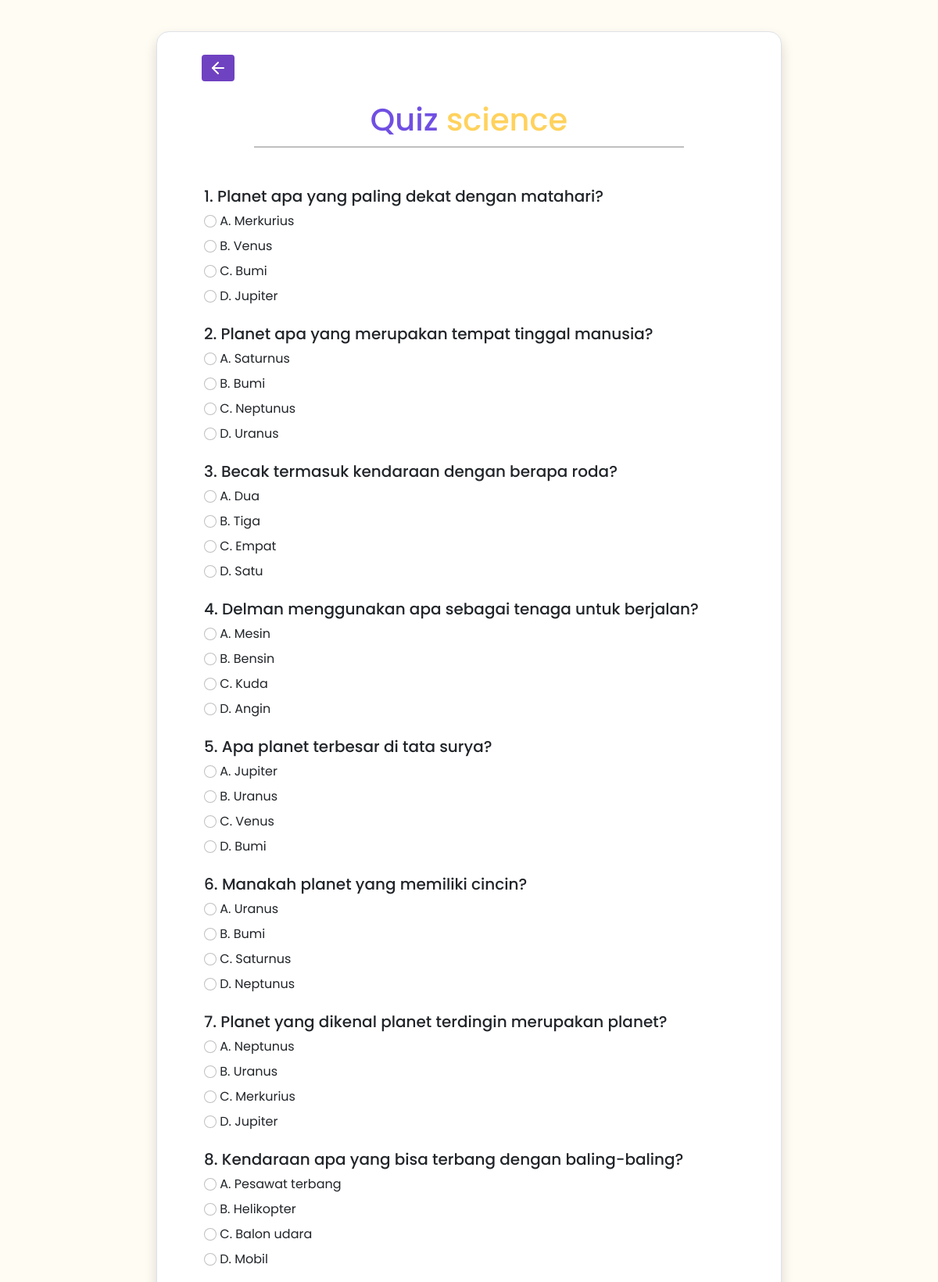
Page /kids/quiz/7/ (signed in, upper part) on the committed database.
### contentapp/models.py (models this page shows, shortened)
class Quiz(models.Model):
    id = models.AutoField(primary_key=True)  # AutoField secara eksplisit untuk primary key
    title = models.CharField(max_length=255)
    description = models.TextField(blank=True, null=True)
    created_at = models.DateTimeField(auto_now_add=True)
    def __str__(self):
        return self.title

class Question(models.Model):
    quiz = models.ForeignKey(Quiz, related_name='questions', on_delete=models.CASCADE)
    text = models.TextField()
    image = models.ImageField(upload_to='questions_images/', blank=True, null=True)  # Tambahkan field gambar
    order = models.PositiveIntegerField(default=0)
    def __str__(self):
        return f"{self.text[:50]}"

class Choice(models.Model):
    question = models.ForeignKey(Question, related_name='choices', on_delete=models.CASCADE, blank=True, null=True)
    text = models.CharField(max_length=255, blank=True, null=True)
    image = models.ImageField(upload_to='choices_images/', blank=True, null=True)  # Tambahkan field gambar
    is_correct = models.BooleanField(default=False)

### contentapp/views.py (the view, shortened to what this page needs)
# urls.py: path('kids/quiz/<int:quiz_id>/', contentapp_views.quiz_detail, name='quiz_detail'),
@subscription_required
def quiz_detail(request, quiz_id):
    quiz = get_object_or_404(Quiz, id=quiz_id)
    questions = quiz.questions.prefetch_related('choices').order_by('order')
    total_questions = questions.count()  # Untuk GET ini aman
    print("Quiz:", quiz)
    print("Questions:", questions)
    return render(request, 'quiz.html', {
        'quiz': quiz,
        'questions': questions
    })

### contentapp/templates/quiz.html (shortened to what this page needs)
{% load static %}
<!DOCTYPE html>
<html lang="en">
<head>
    <link rel="stylesheet" href="https://cdn.jsdelivr.net/npm/bootstrap@5.2.3/dist/css/bootstrap.min.css">
    <link rel="stylesheet" href="{% static 'style/quizParents.css' %}">
</head>
<body>
    <div class="container d-flex justify-content-center align-items-center min-vh-100">
        <div class="row border rounded-4 py-4 px-5 bg-white shadow box-area">
            <button class="btn btn-ungu btn-sm" style="max-width: 60px; margin-bottom:20px;">
                <a href="{% if 'kids' in request.path %}{% url 'kids' %}{% elif 'parents' in request.path %}{% url 'parents' %}{% else %}#{% endif %}"
   class="btn btn-purple btn-sm d-flex align-items-center" style="max-width: 70px;">
   <i data-feather="arrow-left" style="font-size: 30px;"></i>
</a>
            </button>
            <form method="POST" action="{% url 'quiz_result' quiz.id %}">
                <div class="quiz-title mb-4">
                    <h1>Quiz <span style="color: #FFD25D;">{{ quiz.title }}</span></h1><hr>
                </div>
                {% for question in questions %}
                    <div class="mb-4">
                        <h5>{{ question.order }}. {{ question.text }}</h5>
                        <div>
                            {% for choice in question.choices.all %}
                            <div class="question my-2">
                                <input class="form-check-input" type="radio" name="question_{{ question.id }}" value="{{ choice.id }}" id="choice_{{ choice.id }}">
                                <label class="form-check-label" for="choice_{{ choice.id }}">
                                    {% if forloop.counter == 1 %}
                                    A.
                                    {% elif forloop.counter == 2 %}
                                    B.
                                    {% elif forloop.counter == 3 %}
                                    C.
                                    {% elif forloop.counter == 4 %}
                                    D.
                                    {% endif %}
                                </label>
                                    {{ choice.text }}
                            </div>
                        {% endfor %}
                        </div>
                    </div>
                {% endfor %}
            </form>
        </div>
    </div>
</body>
</html>

### static/style/quizParents.css (style rules this page uses)
:root { --firstpurple: #704FE3; --secondpurple: #DEC8FE; --firstyellow:#FFD25D; --secondyellow: #FFF1CE; }
* { margin: 0; padding: 0; box-sizing: border-box; outline: none; border: none; text-decoration: none; }
html { scroll-behavior: smooth; }
body { font-family: 'Poppins', sans-serif; width: 100%; background-color: #fffcf4; }
.box-area { width: 800px; background-color: #fff; margin: 40px; }
.box-area .btn-purple { background-color: #6f42c1; color: #fff; }
.box-area h1 { text-align: center; color: var(--firstpurple); }
.box-area hr { border: 1px solid black; width: 550px; margin: 10px auto 50px auto; }

### rows in the picture
Quiz: title "science"
Question: order "1", text "Planet apa yang paling dekat dengan matahari?"
Choice: shows "A.", text "Merkurius"
Choice: shows "B.", text "Venus"
Choice: shows "C.", text "Bumi"
Choice: shows "D.", text "Jupiter"
Question: order "2", text "Planet apa yang merupakan tempat tinggal manusia?"
Choice: shows "A.", text "Saturnus"
Choice: shows "B.", text "Bumi"
Choice: shows "C.", text "Neptunus"
Choice: shows "D.", text "Uranus"
Question: order "3", text "Becak termasuk kendaraan dengan berapa roda?"
Choice: shows "A.", text "Dua"
Choice: shows "B.", text "Tiga"
Choice: shows "C.", text "Empat"
Choice: shows "D.", text "Satu"
Question: order "4", text "Delman menggunakan apa sebagai tenaga untuk berjalan?"
Choice: shows "A.", text "Mesin"
Choice: shows "B.", text "Bensin"
Choice: shows "C.", text "Kuda"
Choice: shows "D.", text "Angin"
Question: order "5", text "Apa planet terbesar di tata surya?"
Choice: shows "A.", text "Jupiter"
Choice: shows "B.", text "Uranus"
Choice: shows "C.", text "Venus"
Choice: shows "D.", text "Bumi"
Question: order "6", text "Manakah planet yang memiliki cincin?"
Choice: shows "A.", text "Uranus"
Choice: shows "B.", text "Bumi"
Choice: shows "C.", text "Saturnus"
Choice: shows "D.", text "Neptunus"
Question: order "7", text "Planet yang dikenal planet terdingin merupakan planet?"
Choice: shows "A.", text "Neptunus"
Choice: shows "B.", text "Uranus"
Choice: shows "C.", text "Merkurius"
Choice: shows "D.", text "Jupiter"
Question: order "8", text "Kendaraan apa yang bisa terbang dengan baling-baling?"
Choice: shows "A.", text "Pesawat terbang"
Choice: shows "B.", text "Helikopter"
Choice: shows "C.", text "Balon udara"
Choice: shows "D.", text "Mobil"
